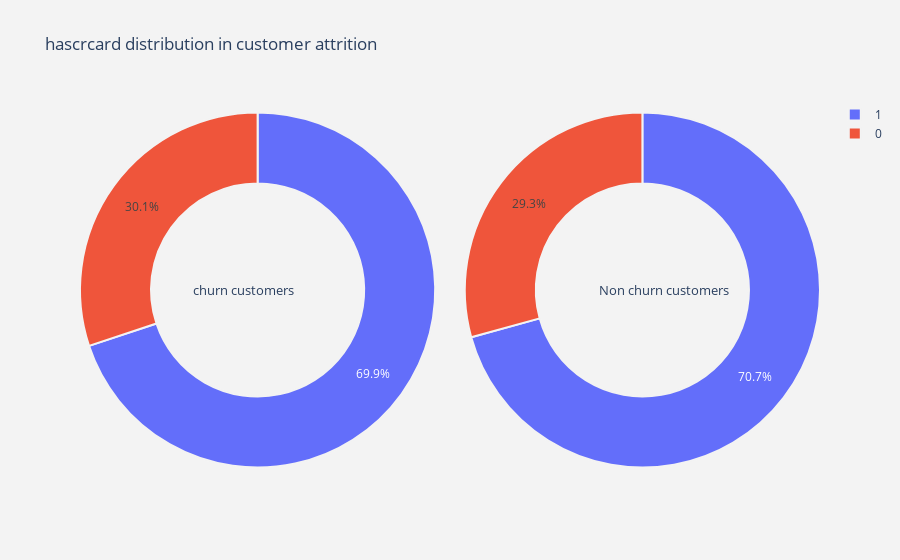

Notebook cell for this chart:
### Markdown cell above
The graph above shows that among the churn customers, the rate of those who use one product is very high with  69.2% , followed by those who use two products with  17.1% , three products with  10.8% , and four products with  2.95% . For non churn customers, customers with two products are  53.3% , one product are  46.2% , and three products are  0.58% .

### Code cell
# Calling the function for plotting the pie plot for gender column
plot_pie(cat_cols[3])

### Figure 1 — Plotly figure (JSON) as saved in the notebook; plotly's stock layout.template omitted (floating-point values rounded to 4 significant figures)
{"data": [{"domain": {"x": [0, 0.48]}, "hole": 0.6, "hoverinfo": "label+percent+name", "labels": [1, 0], "marker": {"line": {"color": "rgb(243,243,243)", "width": 2}}, "name": "Churn Customers", "type": "pie", "values": [1424, 613]}, {"domain": {"x": [0.52, 1]}, "hole": 0.6, "hoverinfo": "label+percent+name", "labels": [1, 0], "marker": {"line": {"color": "rgb(243,243,243)", "width": 2}}, "name": "Non churn customers", "type": "pie", "values": [5631, 2332]}], "layout": {"annotations": [{"font": {"size": 13}, "showarrow": false, "text": "churn customers", "x": 0.15, "y": 0.5}, {"font": {"size": 13}, "showarrow": false, "text": "Non churn customers", "x": 0.88, "y": 0.5}], "paper_bgcolor": "rgb(243,243,243)", "plot_bgcolor": "rgb(243,243,243)", "title": {"text": "hascrcard distribution in customer attrition "}}}
